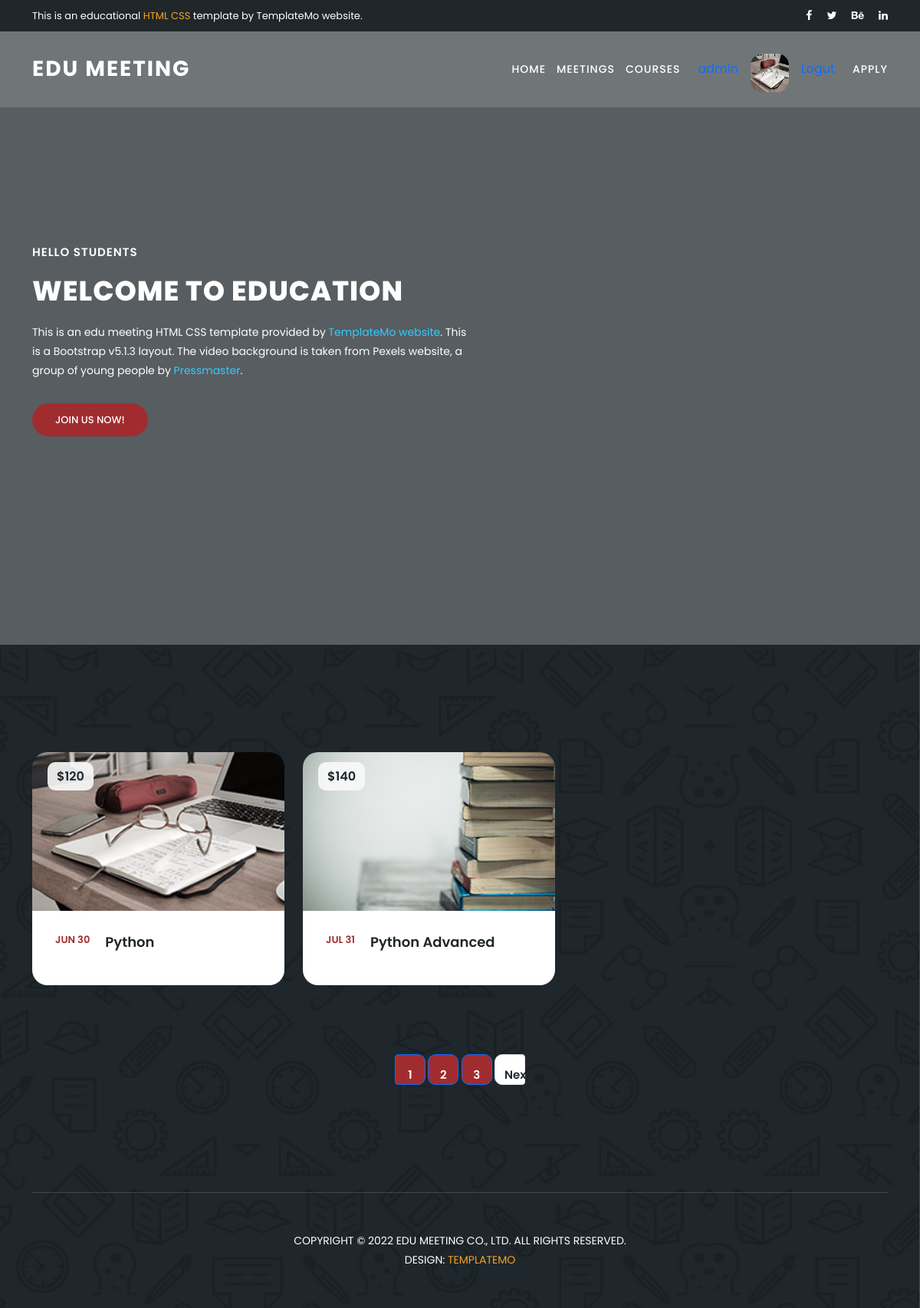
Screenshot of /Courses/ (signed in) with the database file from the repository.
### Apply/models.py (models this page shows, shortened)
class Profile(models.Model):
    user=models.ForeignKey(User,on_delete=models.CASCADE)
    phone=models.CharField(max_length=20)
    image=models.ImageField(upload_to=profile_pic, height_field=None, width_field=None, max_length=None)
    class Meta:
        verbose_name = ("Profile")
        verbose_name_plural = ("Profiles")

### Courses/models.py (models this page shows, shortened)
class Course(models.Model):
    title=models.CharField(max_length=50)
    slug=models.SlugField(unique=True,blank=True,null=True)
    date=models.DateField( auto_now_add=False)
    description=models.TextField()
    price=models.IntegerField()
    Hours=models.CharField(max_length=50)
    location=models.CharField(max_length=50)
    book=models.CharField(max_length=50)
    image=models.ImageField( upload_to=Course_image)
    class Meta:
        verbose_name = ("Course")
        verbose_name_plural = ("Courses")
    def __str__(self):
        return self.title

### Courses/views.py (the view)
# urls.py: path('',views.courses,name='courses'),
def courses(request):
    courses=Course.objects.all()
    paginator = Paginator(courses, 2)  # Show 25 contacts per page.
    page_number = request.GET.get("page")
    page_obj = paginator.get_page(page_number)
    context={'courses':page_obj}
    return render(request,'Courses/Courses.html',context)

### Apply/context_processor.py (called while the page is built)
def profile_context(request,profile=None):
    if request.user.is_authenticated:
        profile=Profile.objects.get(user=request.user)
    return {'profile':profile}

### templates/Courses/Courses.html (shortened to what this page needs)
{% extends "Base/Base.html" %}
{% block body %}
<section class="meetings-page" id="meetings">
    <div class="container">
      <div class="row">
        <div class="col-lg-12">
          <div class="row">
            <div class="col-lg-12">
              <div class="row grid">
                {% for course in courses %}
                <div class="col-lg-4 templatemo-item-col all soon">
                  <div class="meeting-item">
                    <div class="thumb">
                      <div class="price">
                        <span>${{course.price}}</span>
                      </div>
                      <a href={% url "Courses:course_detail" course.slug %}><img src={{course.image.url}} alt=""></a>
                    </div>
                    <div class="down-content">
                      <div class="date">
                        <h6>{{course.date|date:"M t"}}</h6>
                      </div>
                      <a href={% url "Courses:course_detail" course.slug %}><h4>{{course}}</h4></a>
                    </div>
                  </div>
                </div>
                {% endfor %}
            </div>
            <div class="col-lg-12">
              <div class="pagination">
                {% if courses.has_other_pages %}
                <nav>
                  <ul class="pagination justify-content-center">
                    {% for i in courses.paginator.page_range %}
                    <li class="page-item active"><a class="page-link" href="?page={{i}}">{{i}}</a></li>
                    {% endfor %}
                    {% if courses.has_next %}
                    <li class="page-item"><a class="page-link" href="?page={{courses.next_page_number}}">Next</a></li>
                    {% endif %}
                  </ul>
                </nav>
                {% endif %}
              </div>
            </div>
          </div>
        </div>
      </div>
    </div>
    {% endblock body %}

### templates/Base/Base.html (shortened to what this page needs)
{% load static %}
<!DOCTYPE html>
<html lang="en">
  <head>
    <link href={% static "vendor/bootstrap/css/bootstrap.min.css" %} rel="stylesheet">
    <link rel="stylesheet" href={% static "assets/css/fontawesome.css" %}>
    <link rel="stylesheet" href={% static "assets/css/templatemo-edu-meeting.css" %}>
    <link rel="stylesheet" href={% static "assets/css/owl.css" %}>
    <link rel="stylesheet" href={% static "assets/css/lightbox.css" %}>
  </head>
<body>
  <div class="sub-header">
    <div class="container">
      <div class="row">
        <div class="col-lg-8 col-sm-8">
          <div class="left-content">
            <p>This is an educational <em>HTML CSS</em> template by TemplateMo website.</p>
          </div>
        </div>
        <div class="col-lg-4 col-sm-4">
          <div class="right-icons">
            <ul>
              <li><a href="#"><i class="fa fa-facebook"></i></a></li>
              <li><a href="#"><i class="fa fa-twitter"></i></a></li>
              <li><a href="#"><i class="fa fa-behance"></i></a></li>
              <li><a href="#"><i class="fa fa-linkedin"></i></a></li>
            </ul>
          </div>
        </div>
      </div>
    </div>
  </div>
  <header class="header-area header-sticky">
      <div class="container">
          <div class="row">
              <div class="col-12">
                  <nav class="main-nav">
                      <a href="index.html" class="logo">
                          Edu Meeting
                      </a>
                      <ul class="nav">
                          <li><a href={% url "Home:home" %}>Home</a></li>
                          <li><a href={% url "Meetings:meetings" %}>Meetings</a></li>
                          <li><a href={% url "Courses:courses" %}>Courses</a></li>
                          {% if request.user.is_authenticated %}
                          <a href={% url "accounts:profile" %} class="nav-item nav-link">{{user}}</a>
                          {% if profile.image %}
                            <img src="{{profile.image.url}}" alt="" style="width:50px;height:50px; border-radius:30%;">
                          {% endif %}
                          <a href={% url "accounts:logout" %} class="nav-item nav-link">Logut</a>
                          {% else %}
                          <a href={% url "accounts:register" %} class="nav-item nav-link">Register</a>
                          <a href={% url "accounts:login" %} class="nav-item nav-link">Log in</a>
                          {% endif %}
                          <li><a href={% url "accounts:application" %}>Apply</a></li>
                      </ul>
                  </nav>
              </div>
          </div>
      </div>
  </header>
  <section class="section main-banner" id="top" data-section="section1">
      <video autoplay muted loop id="bg-video">
          <source src={% static "assets/images/course-video.mp4" %} type="video/mp4" />
      </video>
      <div class="video-overlay header-text">
          <div class="container">
            <div class="row">
              <div class="col-lg-12">
                <div class="caption">
              <h6>Hello Students</h6>
              <h2>Welcome to Education</h2>
              <p>This is an edu meeting HTML CSS template provided by <a rel="nofollow" href="https://templatemo.com/page/1" target="_blank">TemplateMo website</a>. This is a Bootstrap v5.1.3 layout. The video background is taken from Pexels website, a group of young people by <a rel="nofollow" href="https://www.pexels.com/@pressmaster" target="_blank">Pressmaster</a>.</p>
              <div class="main-button-red">
                  <div class="scroll-to-section"><a href="#contact">Join Us Now!</a></div>
              </div>
          </div>
              </div>
            </div>
          </div>
      </div>
  </section>
  {% block body %}
  {% endblock body %}
    <div class="footer">
      <p>Copyright © 2022 Edu Meeting Co., Ltd. All Rights Reserved.
          <br>Design: <a href="https://templatemo.com" target="_parent" title="free css templates">TemplateMo</a></p>
    </div>
  </section>
</body>
</body>
</html>

### rows the page displays
Profile: image (picture)
Course: price "120", image (picture), date "JUN 30", title "Python"
Course: price "140", image (picture), date "JUL 31", title "Python Advanced"

### other values shown
{{ user }} "admin"
{{ i }} "1" "2" "3"
